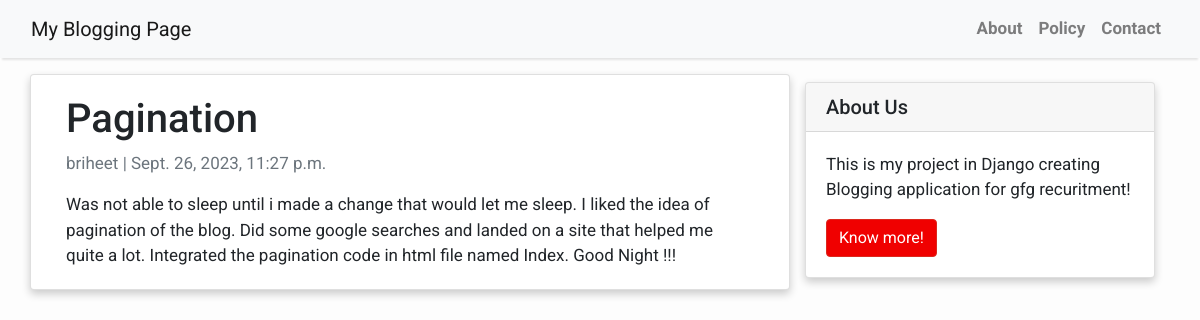
/pagination/, run on the app's committed database.
### blog/models.py (models this page shows, shortened)
class Post(models.Model):
    title = models.CharField(max_length=200, unique=True)
    slug = models.SlugField(max_length=200, unique=True)
    author = models.ForeignKey(User, on_delete= models.CASCADE,related_name='blog_posts')
    updated_on = models.DateTimeField(auto_now= True)
    content = models.TextField()
    created_on = models.DateTimeField(auto_now_add=True)
    status = models.IntegerField(choices=STATUS, default=0)
    class Meta:
        ordering = ['-created_on']

### blog/views.py (the view)
# urls.py: path('<slug:slug>/', views.PostDetail.as_view(), name='post_detail'),
class PostDetail(generic.DetailView):
    model = Post
    template_name = 'post_detail.html'

### templates/post_detail.html
{% extends 'base.html' %} {% block content %}
<div class="container">
  <div class="row">
    <div class="col-md-8 card mb-4  mt-3 left  top">
      <div class="card-body">
        <h1>{% block title %} {{ object.title }} {% endblock title %}</h1>
        <p class=" text-muted">{{ post.author }} | {{ post.created_on }}</p>
        <p class="card-text ">{{ object.content | safe }}</p>
      </div>
    </div>
    {% block sidebar %} {% include 'sidebar.html' %} {% endblock sidebar %}
  </div>
</div>
{% endblock content %}

### templates/base.html (style rules this page uses)
body { font-family: "Roboto", sans-serif; font-size: 17px; background-color: #fdfdfd; }

### templates/sidebar.html (style rules this page uses)
.card { box-shadow: 0 4px 8px 0 rgba(0, 0, 0, 0.2); }

### data on the page
Post: title "Pagination", author "briheet", created_on "Sept. 26, 2023, 11:27 p.m.", content "Was not able to sleep until i made a change that would let me sleep. I liked the idea of pagination of the blog. Did some google searches and landed on a site that helped me quite a lot. Integrated the pagination code in html file named Index. Good Night !!!"
